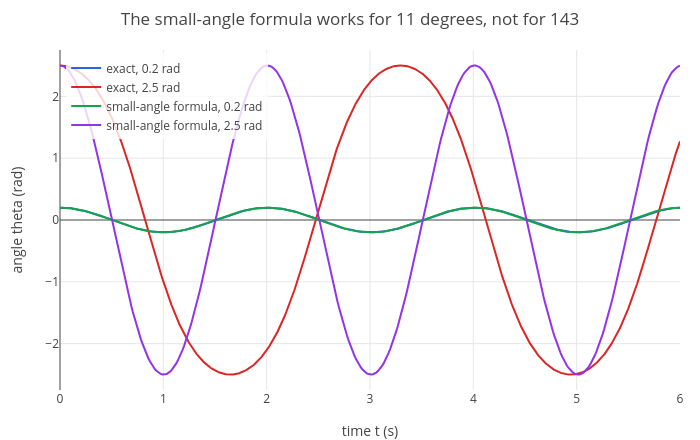

Write notebook code for a chart like this one.
### Markdown cell above
For small angles $\sin\theta \approx \theta$, and the equation becomes the spring equation $\theta'' + \frac gL\theta = 0$,
which `dsolve` solves exactly. How good is that approximation? Compare both for a small swing (0.2 rad, about 11°)
and a large one (2.5 rad). `show` overlays the plots:

### Code cell
small = dsolve(th'' + g/L*th == 0, th, t, 0, [0.2, 0]);
big = dsolve(th'' + g/L*th == 0, th, t, 0, [2.5, 0]);
p1 = odeplot([w, -g/L*sin(th)], [th w], t, [0.2 0; 2.5 0], 0, 6, [t th]);
p = show(p1, plot(small, big, t, 0, 6));
p = legend(p, "exact, 0.2 rad", "exact, 2.5 rad", "small-angle formula, 0.2 rad", "small-angle formula, 2.5 rad");
labels(title(p, "The small-angle formula works for 11 degrees, not for 143"), "time t (s)", "angle theta (rad)")

### Figure 1 — Plotly figure (JSON) as saved in the notebook; plotly's stock layout.template omitted (floating-point values rounded to 4 significant figures; data arrays with more than 128 entries replaced by an {"elided": "..."} marker saying what was removed)
{"data": [{"line": {"color": "#2563eb", "width": 2}, "mode": "lines", "name": "exact, 0.2 rad", "type": "scatter", "x": {"elided": "1431 float values"}, "y": {"elided": "1431 float values"}}, {"line": {"color": "#dc2626", "width": 2}, "mode": "lines", "name": "exact, 2.5 rad", "type": "scatter", "x": {"elided": "1431 float values"}, "y": {"elided": "1431 float values"}}, {"line": {"color": "#16a34a", "width": 2}, "mode": "lines", "name": "small-angle formula, 0.2 rad", "type": "scatter", "x": {"elided": "402 float values"}, "y": {"elided": "402 float values"}}, {"line": {"color": "#9333ea", "width": 2}, "mode": "lines", "name": "small-angle formula, 2.5 rad", "type": "scatter", "x": {"elided": "402 float values"}, "y": {"elided": "402 float values"}}], "layout": {"height": 440, "legend": {"bgcolor": "rgba(255,255,255,0.8)", "x": 0.01, "y": 0.99}, "margin": {"b": 50, "l": 60, "r": 20, "t": 50}, "showlegend": true, "title": {"text": "The small-angle formula works for 11 degrees, not for 143"}, "width": 700, "xaxis": {"title": {"text": "time t (s)"}, "zeroline": true}, "yaxis": {"range": [-2.75, 2.75], "title": {"text": "angle theta (rad)"}, "zeroline": true}}}
